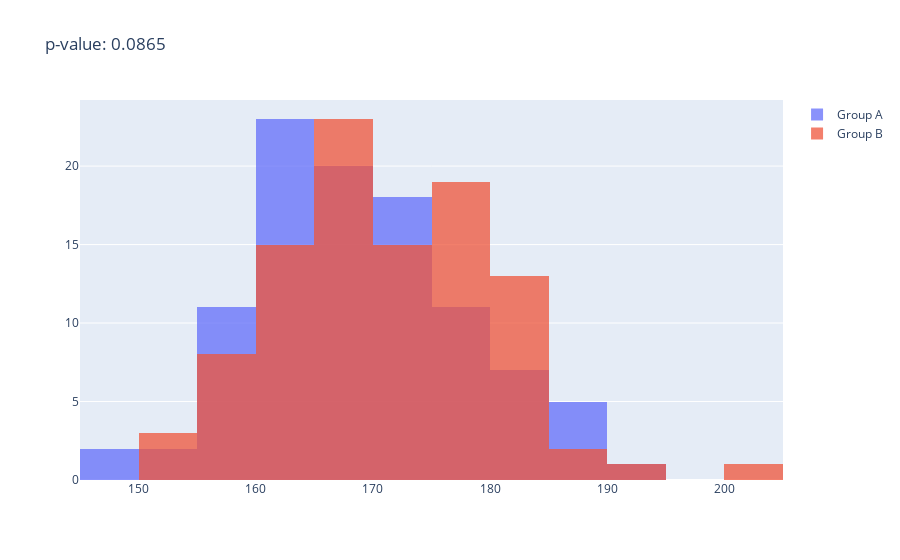

Notebook code for this chart:
### Markdown cell above
### **Visualization with Plotly**:
Understanding distributions can be simplified using visual representations. Let's plot the generated data above:

### Code cell
import plotly.graph_objects as go

fig = go.Figure()

fig.add_trace(go.Histogram(x=group_a, name='Group A', opacity=0.75))
fig.add_trace(go.Histogram(x=group_b, name='Group B', opacity=0.75))

fig.update_layout(barmode='overlay', title=f"p-value: {p_val:.4f}")
fig.show()
